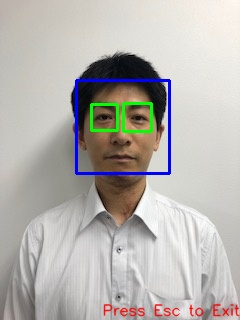
#> input picture Python/auth_face/trimmed/new001.jpg, 240 x 320 px
$ python '顔認証.py'
#> lines starting #> are read from the running program, lines starting #| are printed output that depends on the picture; after the words box and inside, x2 and y2 are one past the last pixel; in counts of white or black regions, pixels touching at a corner belong together
import cv2
import numpy as np
import os, tkinter, tkinter.filedialog, tkinter.messagebox

# ファイル選択ダイアログの表示
root = tkinter.Tk()
root.withdraw()
fTyp = [("","*")]
iDir = os.path.abspath(os.path.dirname(__file__))
tkinter.messagebox.showinfo('顔認証プログラム','画像ファイルを選択してください！')
file = tkinter.filedialog.askopenfilename(filetypes = fTyp,initialdir = iDir)
#> the answer given: trimmed/new001.jpg

# 処理ファイル名の出力
#tkinter.messagebox.showinfo('顔認証プログラム',file)

#拡張子の取得
filename, ext = os.path.splitext(file)

if ext != '.jpg' and ext != '.png' and ext != '.webp':
   tkinter.messagebox.showinfo('顔認証プログラム','選択したファイルは画像ファイルではありません。プログラムを終了します。')
   exit()

face_cascade_path = "C:\\Users\\m-aoki\\Desktop\\Python\\auth_face\\haarcascades\\haarcascade_frontalface_default.xml"
eye_cascade_path = "C:\\Users\\m-aoki\\Desktop\\Python\\auth_face\\haarcascades\\haarcascade_eye.xml"
output_path = "C:\\Users\\m-aoki\\Desktop\\Python\\auth_face\\trimmed\\new001.jpg"

face_cascade = cv2.CascadeClassifier(face_cascade_path)
eye_cascade = cv2.CascadeClassifier(eye_cascade_path)

src = cv2.imread(file)
#> src is the input picture: shape (320, 240, 3); mean B, G, R 175.2, 179.2, 182.3
src_gray = cv2.cvtColor(src, cv2.COLOR_BGR2GRAY)
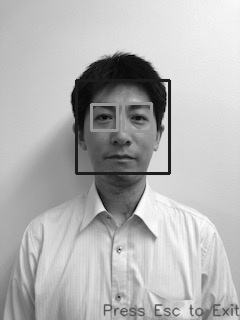
#> src_gray: shape (320, 240); min 0, max 255, mean 179.7

faces = face_cascade.detectMultiScale(src_gray, 1.3)
#> faces = [[76, 81, 92, 92]]

for x, y, w, h in faces:
    cv2.rectangle(src, (x, y), (x + w, y + h), (255, 0, 0), 2)
    face = src[y: y + h, x: x + w]
    face_gray = src_gray[y: y + h, x: x + w]
    eyes = eye_cascade.detectMultiScale(face_gray)
    for (ex, ey, ew, eh) in eyes:
        cv2.rectangle(face, (ex, ey), (ex + ew, ey + eh), (0, 255, 0), 2)
#> this loop made 1 pass
#> (x, y, w, h, eyes) on pass 1: (76, 81, 92, 92, [[16, 26, 22, 22], [49, 25, 24, 24]])
#> pass 1, `face = src[y: y + h, x: x + w]`:
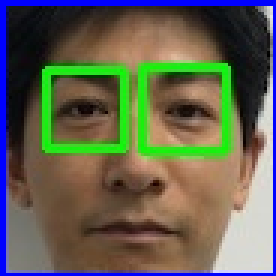
#> face: shape (92, 92, 3) (shown 3 times larger); mean B, G, R 82.1, 98.3, 98
#> pass 1, `face_gray = src_gray[y: y + h, x: x + w]`:
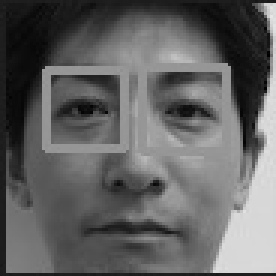
#> face_gray: shape (92, 92) (shown 3 times larger); min 0, max 230, mean 98.4
#> after the loop:
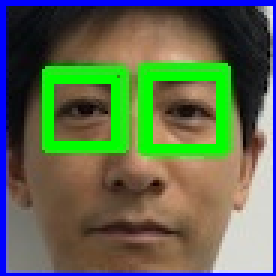
#> face: shape (92, 92, 3) (shown 3 times larger); 6.43% of pixels changed, all inside (x1, y1, x2, y2) = (15, 24, 75, 51)
#> after the loop:
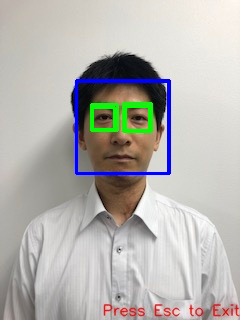
#> src: shape (320, 240, 3); 2.14% of pixels changed, all inside (x1, y1, x2, y2) = (75, 80, 170, 175)

#---------------------------------
message = "Press Esc to Exit"

height = src.shape[0]
#> height = 320
width = src.shape[1]
#> width = 240
print(width)
#| 240
#フォントを作成
font = cv2.FONT_HERSHEY_SIMPLEX
#> font = 0

w = cv2.getTextSize(message, font, 0.5, 1)[0]
#> w = (138, 12)

#文字を書き込み。位置(左下を基準)、フォント、文字の大きさ、色、文字の太さ、線の種類)
cv2.putText(src, message, (width - int(w[0]), height - 5 ), font, 0.5, (0, 0, 255), 1, 16)
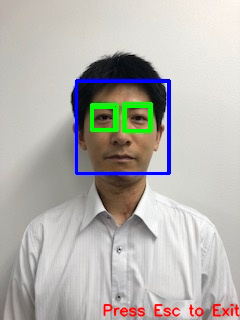
#> src: shape (320, 240, 3); 1.09% of pixels changed, all inside (x1, y1, x2, y2) = (103, 303, 240, 317)
#---------------------------------


cv2.imwrite(output_path, src)

cv2.imshow('face_file', src)
cv2.waitKey()

$ run again, with Python/auth_face/trimmed/migrate.jpg copied over Python/auth_face/trimmed/new001.jpg
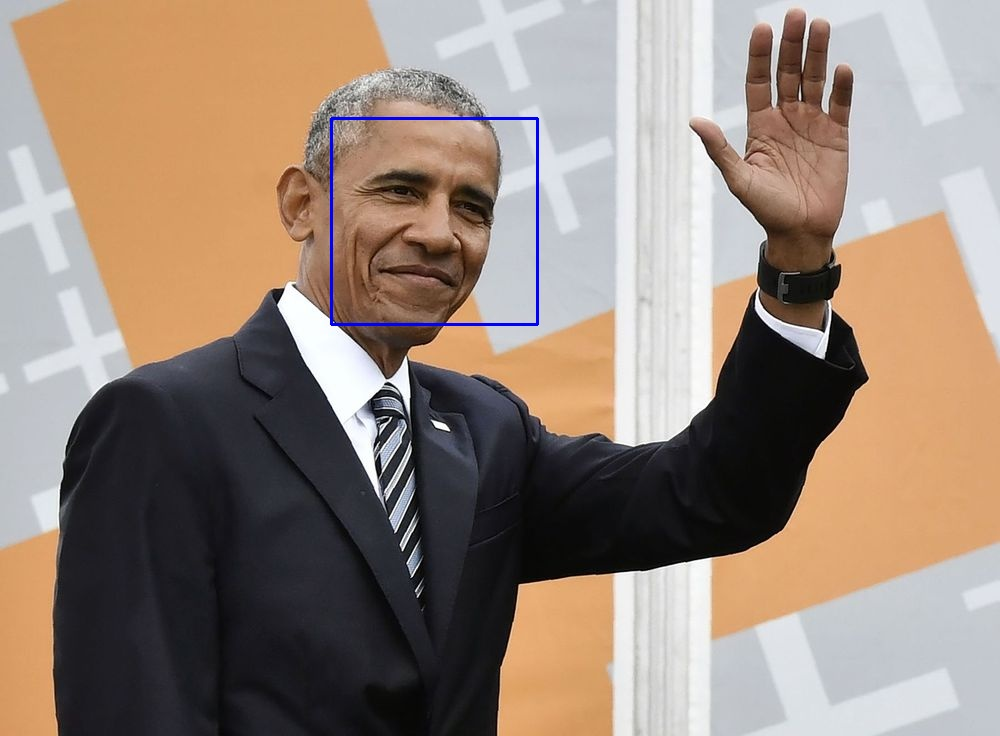
#> input picture Python/auth_face/trimmed/migrate.jpg, 1000 x 736 px
#> src is the input picture: shape (736, 1000, 3); mean B, G, R 121.9, 134.1, 151.3
#> faces = [[331, 118, 205, 205]]
#> the loop `for x, y, w, h in faces:` made 1 pass
#> after the loop `for x, y, w, h in faces:`:
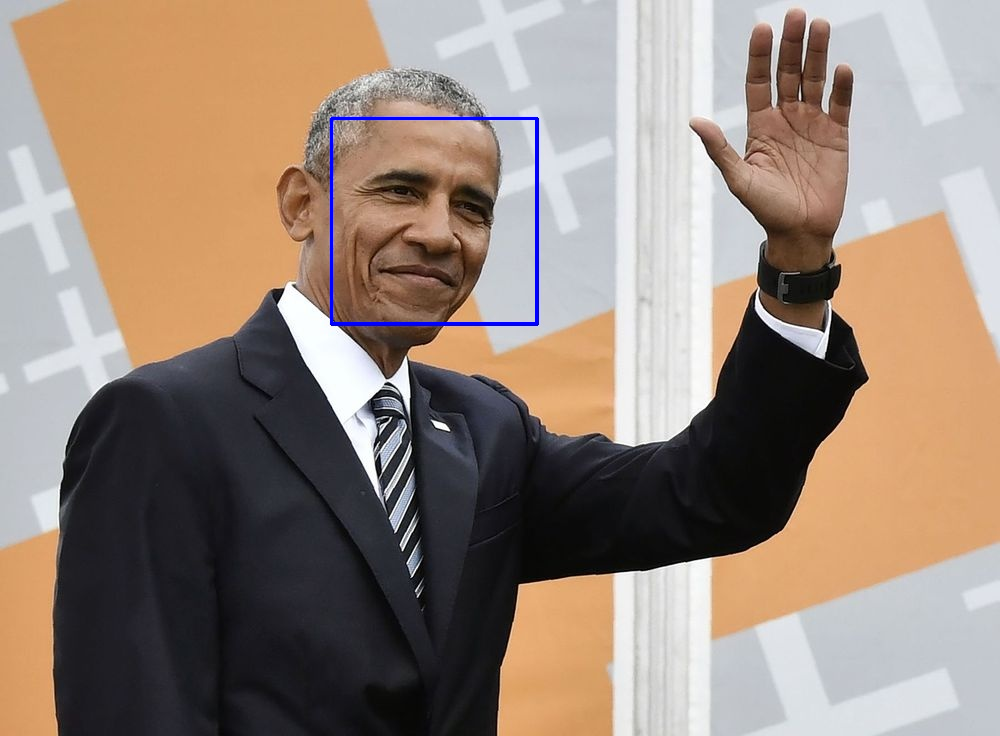
#> src: shape (736, 1000, 3); 0.33% of pixels changed, all inside (x1, y1, x2, y2) = (330, 117, 538, 325)
#| 1000
#> font = 0
#> `w = cv2.getTextSize(message, font, 0.5, 1)[0]`: w = (138, 12)
#> `cv2.putText(src, message, (width - int(w[0]), height - 5 ), font, 0.5,..`:
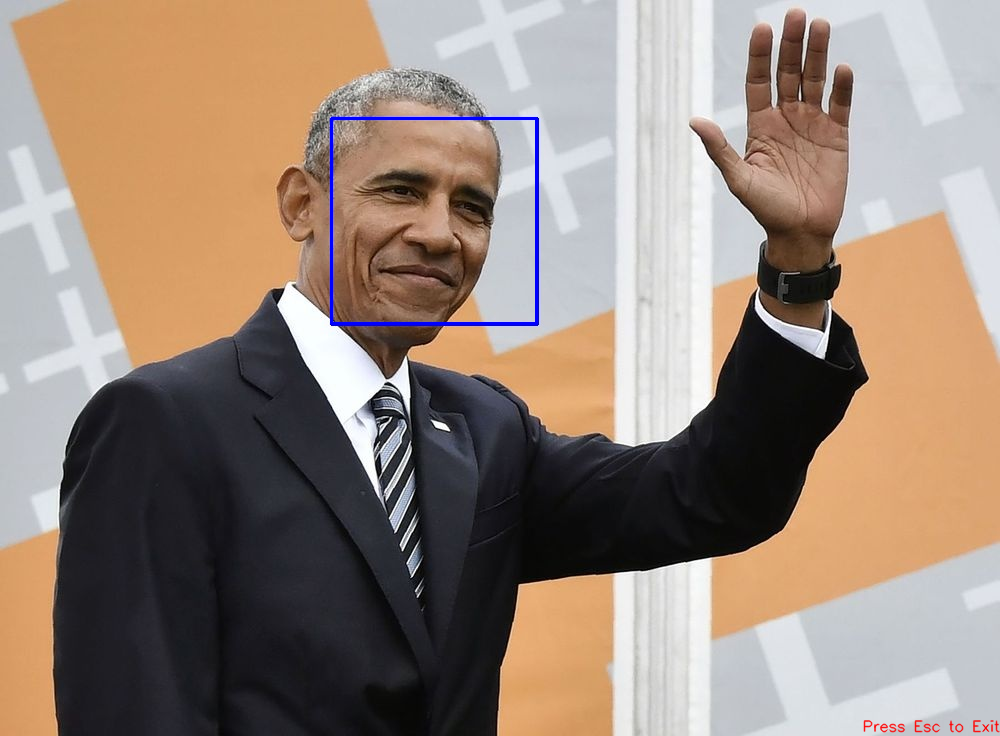
#> src: shape (736, 1000, 3); 0.11% of pixels changed, all inside (x1, y1, x2, y2) = (863, 719, 1000, 733)
